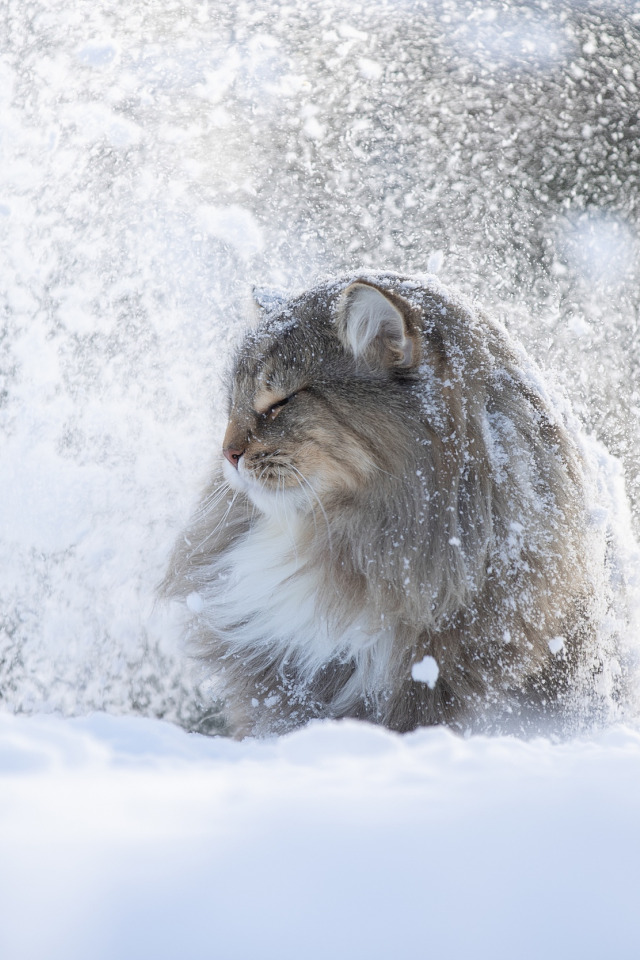
#> input picture lab2/winter_cat.png, 640 x 960 px
$ python lab2.py winter_cat.png
#> lines starting #> are read from the running program, lines starting #| are printed output that depends on the picture; after the words box and inside, x2 and y2 are one past the last pixel; in counts of white or black regions, pixels touching at a corner belong together; long printed decimals are rounded
import argparse
import os
import sys

import cv2
import numpy as np

def equalize_gray_custom(gray_u8: np.ndarray) -> np.ndarray:
    if gray_u8.dtype != np.uint8 or gray_u8.ndim != 2:
        raise ValueError("Ожидается grayscale uint8 изображение формы (H, W).")

    flat = gray_u8.ravel()
    hist = np.bincount(flat, minlength=256).astype(np.int64)
    cdf = np.cumsum(hist)
    n = flat.size

    nz = np.nonzero(hist)[0]
    if nz.size == 0:
        return gray_u8.copy()

    cdf_min = cdf[nz[0]]
    denom = n - cdf_min
    if denom <= 0:
        return gray_u8.copy()

    lut = ((cdf - cdf_min) * 255) // denom
    lut = np.clip(lut, 0, 255).astype(np.uint8)
    return lut[gray_u8]

def equalize_custom(img: np.ndarray) -> np.ndarray:
    if img.ndim == 3 and img.shape[2] == 3:
        ycrcb = cv2.cvtColor(img, cv2.COLOR_BGR2YCrCb)
        y, cr, cb = cv2.split(ycrcb)
        y_eq = equalize_gray_custom(y)
        out = cv2.merge([y_eq, cr, cb])
        return cv2.cvtColor(out, cv2.COLOR_YCrCb2BGR)

    raise ValueError("Неподдерживаемый формат: нужен BGR.")


def equalize_opencv(img: np.ndarray) -> np.ndarray:
    if img.ndim == 3 and img.shape[2] == 3:
        ycrcb = cv2.cvtColor(img, cv2.COLOR_BGR2YCrCb)
        y, cr, cb = cv2.split(ycrcb)
        y_eq = cv2.equalizeHist(y)
        out = cv2.merge([y_eq, cr, cb])
        return cv2.cvtColor(out, cv2.COLOR_YCrCb2BGR)

    raise ValueError("Неподдерживаемый формат: нужен BGR.")


def calc_metrics(custom: np.ndarray, opencv_res: np.ndarray) -> dict:
    mismatch = float(np.mean(custom != opencv_res) * 100.0)
    return {"mismatch_%": mismatch}


def make_side_by_side(*imgs_bgr_or_gray: np.ndarray) -> np.ndarray:
    prepared = []
    for im in imgs_bgr_or_gray:
        if im.ndim == 2:
            prepared.append(cv2.cvtColor(im, cv2.COLOR_GRAY2BGR))
        else:
            prepared.append(im)

    h = min(im.shape[0] for im in prepared)
    resized = []
    for im in prepared:
        if im.shape[0] != h:
            scale = h / im.shape[0]
            w = int(round(im.shape[1] * scale))
            resized.append(cv2.resize(im, (w, h), interpolation=cv2.INTER_AREA))
        else:
            resized.append(im)

    return cv2.hconcat(resized)


def put_text(im: np.ndarray, text: str, org=(10, 30)) -> np.ndarray:
    out = im.copy()
    cv2.putText(out, text, org, cv2.FONT_HERSHEY_SIMPLEX, 0.8, (0, 255, 0), 2, cv2.LINE_AA)
    return out


def main():
    ap = argparse.ArgumentParser(description="Кастомная эквализация + сравнение с OpenCV.")
    ap.add_argument("image", help="Путь к изображению")
    args = ap.parse_args()

    img = cv2.imread(args.image, cv2.IMREAD_UNCHANGED)
#> img is the input picture: shape (960, 640, 3); mean B, G, R 205.1, 196.6, 192.9
    if img is None:
        print(f"Не удалось открыть изображение: {args.image}", file=sys.stderr)
        sys.exit(1)

    if img.dtype != np.uint8:
        raise ValueError(f"Ожидается uint8 (8-bit). Сейчас: {img.dtype}")

    if img.ndim == 3 and img.shape[2] == 4:
        img = img[:, :, :3]

    custom = equalize_custom(img)
#> in equalize_custom, `ycrcb = cv2.cvtColor(img, cv2.COLOR_BGR2YCrCb)`: ycrcb: shape (960, 640, 3); mean of channels 0, 1, 2 196.5, 125.4, 132.9
#> in equalize_custom, `y, cr, cb = cv2.split(ycrcb)`:
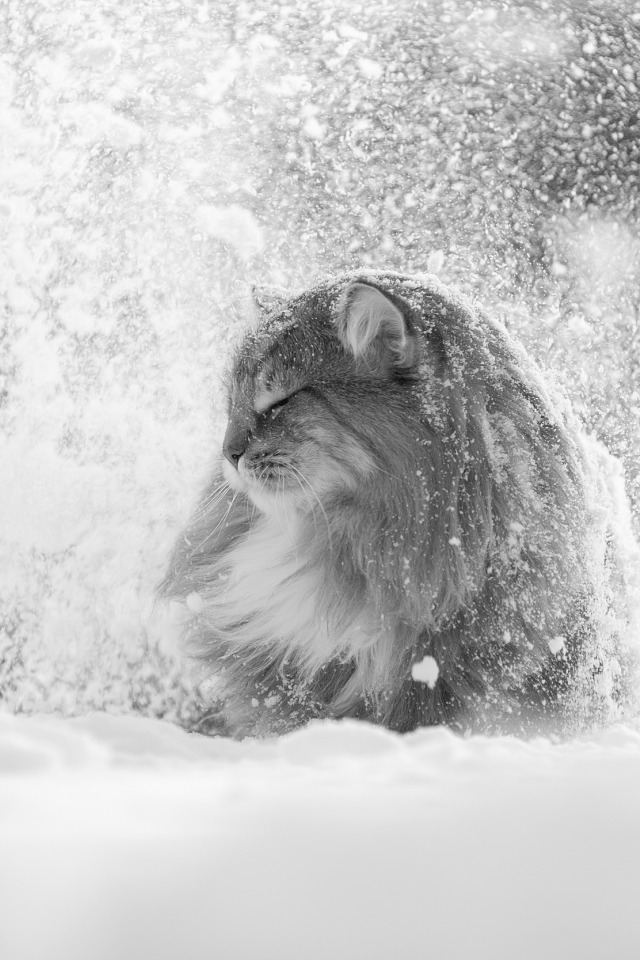
#> y: shape (960, 640); min 9, max 254, mean 196.5
#> in equalize_custom, `y, cr, cb = cv2.split(ycrcb)`:
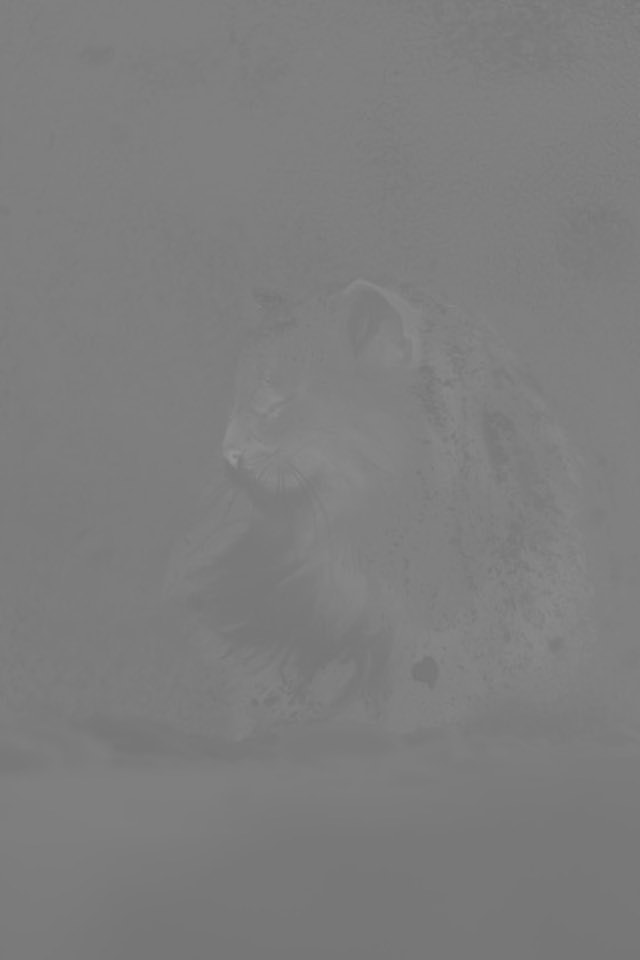
#> cr: shape (960, 640); min 115, max 148, mean 125.4
#> in equalize_custom, `y, cr, cb = cv2.split(ycrcb)`:
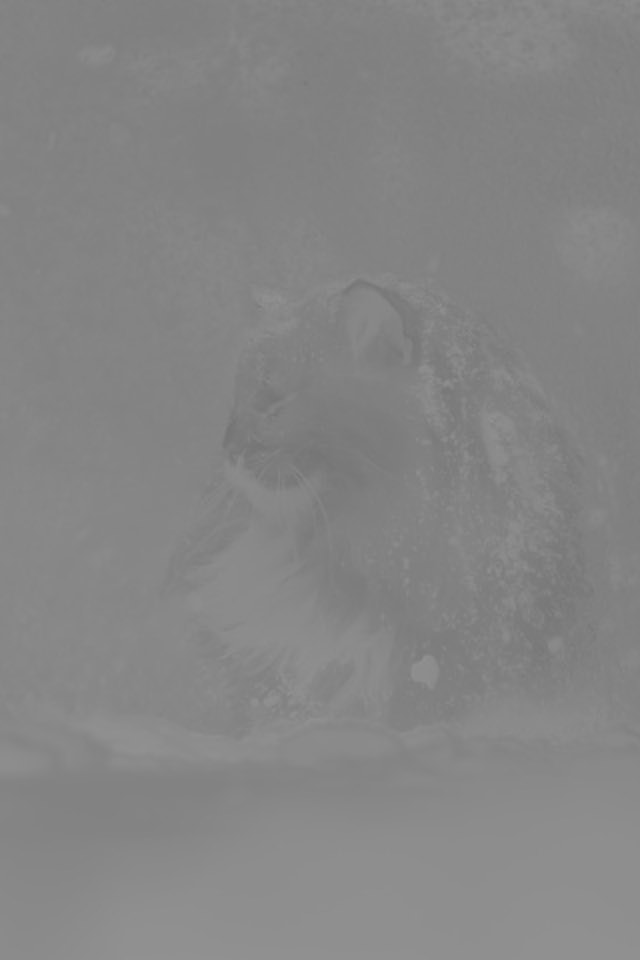
#> cb: shape (960, 640); min 115, max 146, mean 132.9
#> in equalize_gray_custom, `hist = np.bincount(flat, minlength=256).astype(np.int64)`: hist = 256 values, max 13210 at index 215, min 0 at index 0, mean 2400
#> in equalize_gray_custom, `cdf = np.cumsum(hist)`: cdf = 256 values from 0 to 614400
#> in equalize_gray_custom, `nz = np.nonzero(hist)[0]`: nz = 245 values from 9 to 254
#> in equalize_gray_custom, `cdf_min = cdf[nz[0]]`: cdf_min = 1
#> in equalize_gray_custom, `denom = n - cdf_min`: denom = 614399
#> in equalize_gray_custom, `lut = ((cdf - cdf_min) * 255) // denom`: lut = 256 values from -1 to 255
#> in equalize_gray_custom, `lut = np.clip(lut, 0, 255).astype(np.uint8)`: lut = 256 values from 0 to 255
#> in equalize_gray_custom, `return lut[gray_u8]`:
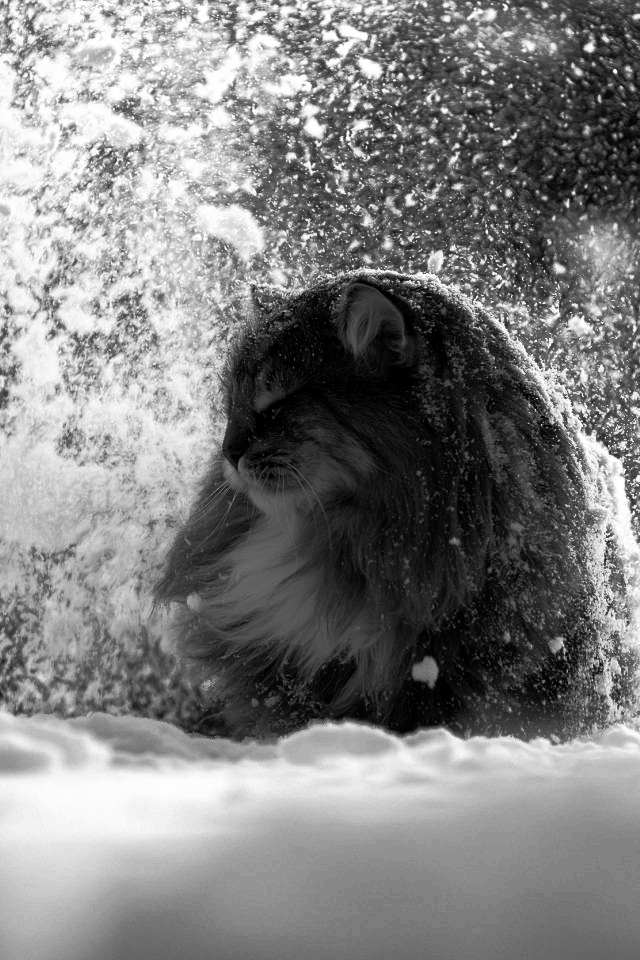
#> returned value: shape (960, 640); min 0, max 255, mean 128.3
#> in equalize_custom, `out = cv2.merge([y_eq, cr, cb])`: out: shape (960, 640, 3); mean of channels 0, 1, 2 128.3, 125.4, 132.9
#> in equalize_custom, `return cv2.cvtColor(out, cv2.COLOR_YCrCb2BGR)`:
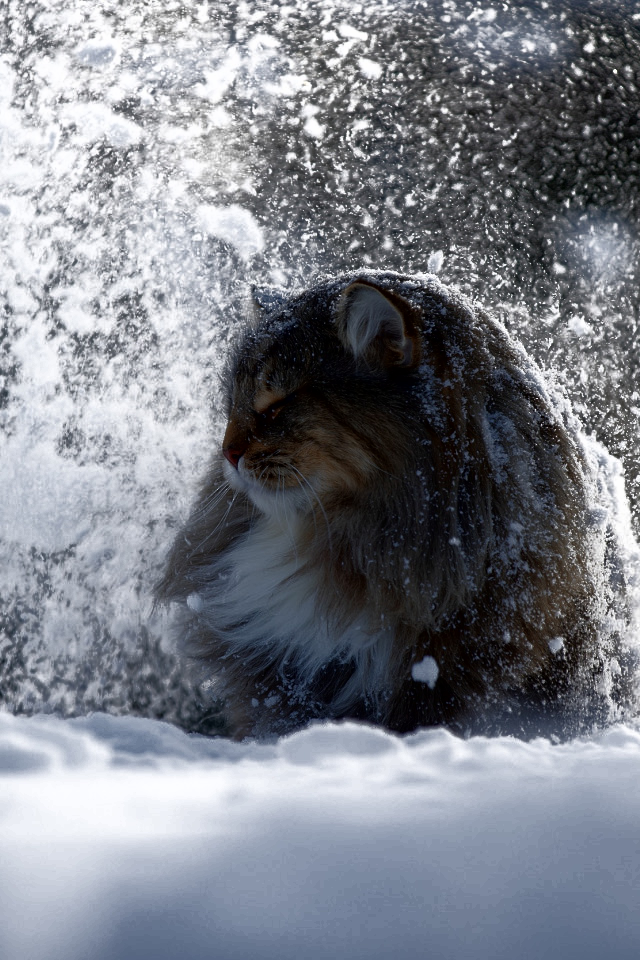
#> returned value: shape (960, 640, 3); mean B, G, R 137, 128.5, 124.8
    opcv = equalize_opencv(img)
#> in equalize_opencv, `out = cv2.merge([y_eq, cr, cb])`: out: shape (960, 640, 3); mean of channels 0, 1, 2 128.9, 125.4, 132.9

    metrics = calc_metrics(custom, opcv)
#> in calc_metrics, `mismatch = float(np.mean(custom != opencv_res) * 100.0)`: mismatch = 53.22
#> metrics = {'mismatch_%': 53.22}
    print("Отклонение custom от OpenCV:")
    print(f"  mismatch_% : {metrics['mismatch_%']:.6f}%")
#|   mismatch_% : 53.219%

    # Склеим: исходная | custom | opencv |
    strip = make_side_by_side(img, custom, opcv)
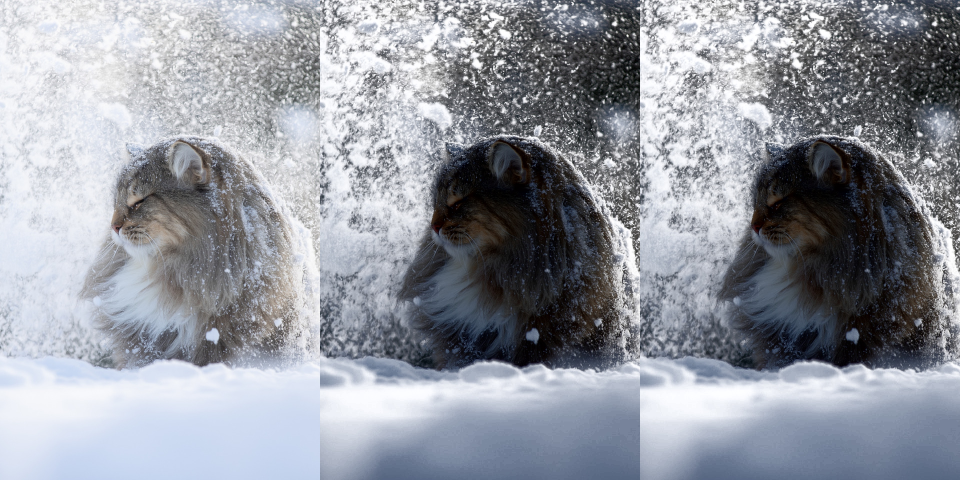
#> strip: shape (960, 1920, 3) (shown at 1/2 size); mean B, G, R 159.9, 151.4, 147.7
    strip = put_text(
        strip,
        f"mismatch={metrics['mismatch_%']:.4f}%",
        org=(10, 30),
    )
#> in put_text, `cv2.putText(out, text, org, cv2.FONT_HERSHEY_SIMPLEX, 0.8, (0, 255, 0)..`:
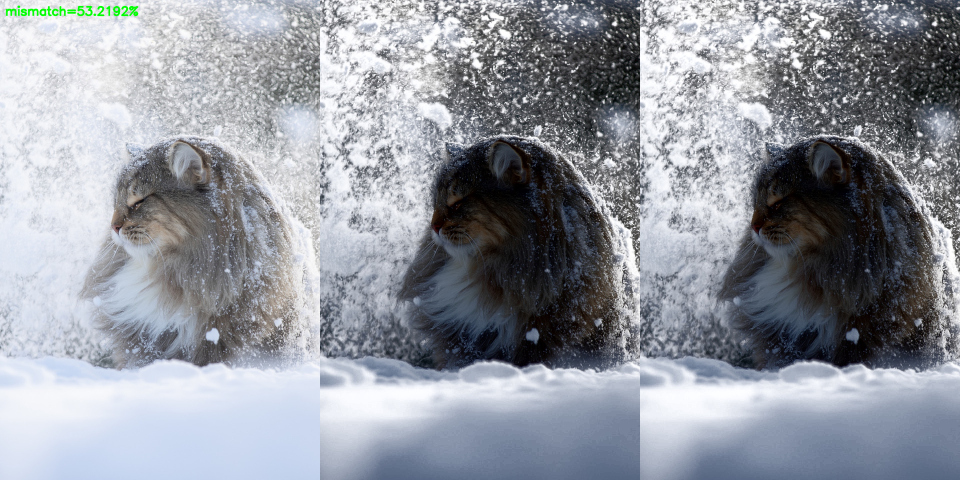
#> out: shape (960, 1920, 3) (shown at 1/2 size); 0.18% of pixels changed, all inside (x1, y1, x2, y2) = (11, 11, 278, 33)

    cv2.imshow("Original | Custom | OpenCV", strip)
    cv2.waitKey(0)
    cv2.destroyAllWindows()

if __name__ == "__main__":
    main()
